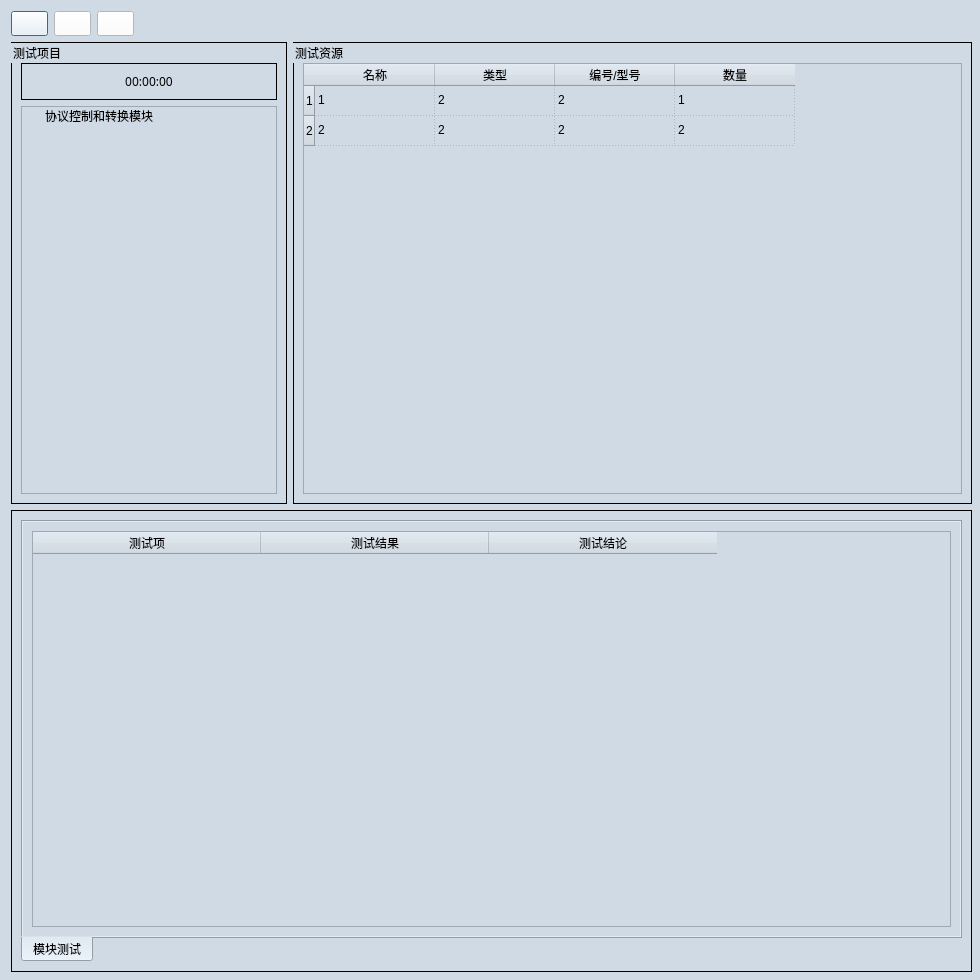
<?xml version="1.0" encoding="UTF-8"?>
<ui version="4.0">
 <class>Dialog</class>
 <widget class="QDialog" name="Dialog">
  <property name="geometry">
   <rect>
    <x>0</x>
    <y>0</y>
    <width>980</width>
    <height>980</height>
   </rect>
  </property>
  <property name="font">
   <font>
    <family>Microsoft YaHei</family>
    <pointsize>14</pointsize>
   </font>
  </property>
  <property name="windowTitle">
   <string>Dialog</string>
  </property>
  <property name="styleSheet">
   <string notr="true">QDialog{
background-color:#D0DAE5;
}

QTextBrower{
background-color:#D0DAE5;
}

QLineEdit{
background-color:#D0DAE5;
}

QWidget{
background-color:#D0DAE5;
}

QStackedWidget{
background-color:#D0DAE5;
}

QHeaderView{
background-color:#D0DAE5;
}

QLabel{
font-size:12px;
font-family:Microsoft YaHei;
background-color:#D0DAE5;
}

QPushButton{         /*按钮自适应拉伸背景*/
border-width: 2px 15px 2px 15px;
background-color:#2884D8;
color: #FFFFFF;
font-size:12px;
font-family:Microsoft YaHei;
}

QGroupBox{
font-size:12px;
font-family:Microsoft YaHei;
border:1px solid rgb(0, 0, 0); 
}</string>
  </property>
  <widget class="QWidget" name="layoutWidget">
   <property name="geometry">
    <rect>
     <x>11</x>
     <y>11</y>
     <width>961</width>
     <height>961</height>
    </rect>
   </property>
   <layout class="QGridLayout" name="gridLayout_17">
    <item row="0" column="0">
     <layout class="QGridLayout" name="gridLayout_9">
      <item row="0" column="0">
       <layout class="QGridLayout" name="gridLayout">
        <item row="0" column="0">
         <widget class="QPushButton" name="pushButton_start">
          <property name="styleSheet">
           <string notr="true">background-color:rgb(255, 255, 255);
</string>
          </property>
          <property name="text">
           <string/>
          </property>
          <property name="icon">
           <iconset resource="../iconQrc.qrc">
            <normaloff>:/newPrefix/icon/start1.ico</normaloff>:/newPrefix/icon/start1.ico</iconset>
          </property>
          <property name="iconSize">
           <size>
            <width>32</width>
            <height>31</height>
           </size>
          </property>
         </widget>
        </item>
        <item row="0" column="1">
         <widget class="QPushButton" name="pushButton_restart">
          <property name="styleSheet">
           <string notr="true">background-color:rgb(255, 255, 255);</string>
          </property>
          <property name="text">
           <string/>
          </property>
          <property name="icon">
           <iconset resource="../iconQrc.qrc">
            <normaloff>:/newPrefix/icon/restart1.ico</normaloff>:/newPrefix/icon/restart1.ico</iconset>
          </property>
          <property name="iconSize">
           <size>
            <width>32</width>
            <height>31</height>
           </size>
          </property>
         </widget>
        </item>
        <item row="0" column="2">
         <widget class="QPushButton" name="pushButton_close">
          <property name="styleSheet">
           <string notr="true">background-color:rgb(255, 255, 255);</string>
          </property>
          <property name="text">
           <string/>
          </property>
          <property name="icon">
           <iconset resource="../iconQrc.qrc">
            <normaloff>:/newPrefix/icon/close1.ico</normaloff>:/newPrefix/icon/close1.ico</iconset>
          </property>
          <property name="iconSize">
           <size>
            <width>32</width>
            <height>31</height>
           </size>
          </property>
         </widget>
        </item>
       </layout>
      </item>
      <item row="0" column="1">
       <spacer name="horizontalSpacer">
        <property name="orientation">
         <enum>Qt::Horizontal</enum>
        </property>
        <property name="sizeHint" stdset="0">
         <size>
          <width>40</width>
          <height>20</height>
         </size>
        </property>
       </spacer>
      </item>
     </layout>
    </item>
    <item row="1" column="0">
     <layout class="QGridLayout" name="gridLayout_8">
      <item row="0" column="0">
       <layout class="QHBoxLayout" name="horizontalLayout" stretch="0,2">
        <item>
         <widget class="QGroupBox" name="groupBox_test_modules">
          <property name="title">
           <string>测试项目</string>
          </property>
          <layout class="QGridLayout" name="gridLayout_6">
           <property name="topMargin">
            <number>20</number>
           </property>
           <property name="verticalSpacing">
            <number>6</number>
           </property>
           <item row="0" column="0">
            <layout class="QGridLayout" name="gridLayout_3" rowstretch="0,3">
             <item row="0" column="0">
              <widget class="QGroupBox" name="groupBox_2">
               <property name="title">
                <string/>
               </property>
               <layout class="QGridLayout" name="gridLayout_2">
                <item row="0" column="0">
                 <widget class="QLabel" name="label_test_duration">
                  <property name="font">
                   <font>
                    <family>Microsoft YaHei</family>
                    <pointsize>-1</pointsize>
                    <kerning>false</kerning>
                   </font>
                  </property>
                  <property name="text">
                   <string>00:00:00</string>
                  </property>
                  <property name="textFormat">
                   <enum>Qt::PlainText</enum>
                  </property>
                  <property name="alignment">
                   <set>Qt::AlignCenter</set>
                  </property>
                 </widget>
                </item>
               </layout>
              </widget>
             </item>
             <item row="1" column="0">
              <widget class="QTreeWidget" name="treeWidget">
               <property name="headerHidden">
                <bool>true</bool>
               </property>
               <column>
                <property name="text">
                 <string>1</string>
                </property>
               </column>
               <item>
                <property name="text">
                 <string>协议控制和转换模块</string>
                </property>
                <property name="flags">
                 <set>ItemIsSelectable|ItemIsDragEnabled|ItemIsUserCheckable|ItemIsEnabled</set>
                </property>
               </item>
              </widget>
             </item>
            </layout>
           </item>
          </layout>
         </widget>
        </item>
        <item>
         <widget class="QGroupBox" name="groupBox_test_resource">
          <property name="title">
           <string>测试资源</string>
          </property>
          <layout class="QGridLayout" name="gridLayout_5">
           <property name="topMargin">
            <number>20</number>
           </property>
           <item row="0" column="0">
            <widget class="QTableWidget" name="tableWidget_test_resource">
             <property name="gridStyle">
              <enum>Qt::DotLine</enum>
             </property>
             <attribute name="horizontalHeaderCascadingSectionResizes">
              <bool>true</bool>
             </attribute>
             <attribute name="horizontalHeaderDefaultSectionSize">
              <number>120</number>
             </attribute>
             <row>
              <property name="text">
               <string>1</string>
              </property>
             </row>
             <row>
              <property name="text">
               <string>2</string>
              </property>
             </row>
             <column>
              <property name="text">
               <string>名称</string>
              </property>
             </column>
             <column>
              <property name="text">
               <string>类型</string>
              </property>
             </column>
             <column>
              <property name="text">
               <string>编号/型号</string>
              </property>
             </column>
             <column>
              <property name="text">
               <string>数量</string>
              </property>
             </column>
             <item row="0" column="0">
              <property name="text">
               <string>1</string>
              </property>
             </item>
             <item row="0" column="1">
              <property name="text">
               <string>2</string>
              </property>
             </item>
             <item row="0" column="2">
              <property name="text">
               <string>2</string>
              </property>
             </item>
             <item row="0" column="3">
              <property name="text">
               <string>1</string>
              </property>
             </item>
             <item row="1" column="0">
              <property name="text">
               <string>2</string>
              </property>
             </item>
             <item row="1" column="1">
              <property name="text">
               <string>2</string>
              </property>
             </item>
             <item row="1" column="2">
              <property name="text">
               <string>2</string>
              </property>
             </item>
             <item row="1" column="3">
              <property name="text">
               <string>2</string>
              </property>
             </item>
            </widget>
           </item>
          </layout>
         </widget>
        </item>
       </layout>
      </item>
      <item row="1" column="0">
       <widget class="QGroupBox" name="groupBox_test_results">
        <property name="title">
         <string/>
        </property>
        <layout class="QGridLayout" name="gridLayout_4">
         <item row="0" column="0">
          <widget class="QTabWidget" name="tabWidget">
           <property name="tabPosition">
            <enum>QTabWidget::South</enum>
           </property>
           <property name="currentIndex">
            <number>0</number>
           </property>
           <widget class="QWidget" name="tab">
            <attribute name="title">
             <string>模块测试</string>
            </attribute>
            <layout class="QGridLayout" name="gridLayout_19">
             <item row="0" column="0">
              <widget class="QTableWidget" name="tableWidget_test_results">
               <attribute name="horizontalHeaderDefaultSectionSize">
                <number>228</number>
               </attribute>
               <column>
                <property name="text">
                 <string>测试项</string>
                </property>
               </column>
               <column>
                <property name="text">
                 <string>测试结果</string>
                </property>
               </column>
               <column>
                <property name="text">
                 <string>测试结论</string>
                </property>
               </column>
              </widget>
             </item>
            </layout>
           </widget>
          </widget>
         </item>
        </layout>
       </widget>
      </item>
     </layout>
    </item>
   </layout>
  </widget>
 </widget>
 <resources>
  <include location="../iconQrc.qrc"/>
 </resources>
 <connections/>
</ui>
